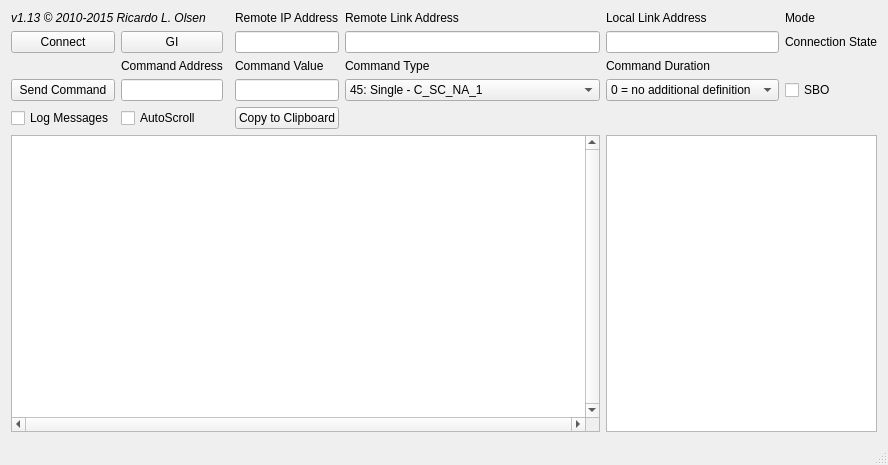
<?xml version="1.0" encoding="UTF-8"?>
<ui version="4.0">
 <class>MainWindow</class>
 <widget class="QMainWindow" name="MainWindow">
  <property name="geometry">
   <rect>
    <x>0</x>
    <y>0</y>
    <width>870</width>
    <height>465</height>
   </rect>
  </property>
  <property name="windowTitle">
   <string>MainWindow</string>
  </property>
  <widget class="QWidget" name="centralWidget">
   <layout class="QGridLayout" name="gridLayout">
    <item row="2" column="0">
     <widget class="QPushButton" name="pbConnect">
      <property name="text">
       <string>Connect</string>
      </property>
     </widget>
    </item>
    <item row="2" column="6">
     <widget class="QLabel" name="lbStatus">
      <property name="text">
       <string>Connection State</string>
      </property>
     </widget>
    </item>
    <item row="7" column="0" colspan="5">
     <widget class="QListWidget" name="lwLog">
      <property name="sizePolicy">
       <sizepolicy hsizetype="Expanding" vsizetype="Expanding">
        <horstretch>0</horstretch>
        <verstretch>0</verstretch>
       </sizepolicy>
      </property>
      <property name="font">
       <font>
        <family>Courier New</family>
        <pointsize>9</pointsize>
       </font>
      </property>
      <property name="verticalScrollBarPolicy">
       <enum>Qt::ScrollBarAlwaysOn</enum>
      </property>
      <property name="horizontalScrollBarPolicy">
       <enum>Qt::ScrollBarAlwaysOn</enum>
      </property>
      <property name="selectionMode">
       <enum>QAbstractItemView::NoSelection</enum>
      </property>
      <property name="resizeMode">
       <enum>QListView::Adjust</enum>
      </property>
      <property name="layoutMode">
       <enum>QListView::SinglePass</enum>
      </property>
     </widget>
    </item>
    <item row="1" column="3">
     <widget class="QLabel" name="label_2">
      <property name="text">
       <string>Remote IP Address</string>
      </property>
     </widget>
    </item>
    <item row="2" column="3">
     <widget class="QLineEdit" name="leIPRemoto"/>
    </item>
    <item row="7" column="5" colspan="2">
     <widget class="QTableWidget" name="twPontos"/>
    </item>
    <item row="2" column="1">
     <widget class="QPushButton" name="pbGI">
      <property name="text">
       <string>GI</string>
      </property>
     </widget>
    </item>
    <item row="2" column="4">
     <widget class="QLineEdit" name="leLinkAddress"/>
    </item>
    <item row="1" column="4">
     <widget class="QLabel" name="label_3">
      <property name="text">
       <string>Remote Link Address</string>
      </property>
     </widget>
    </item>
    <item row="2" column="5">
     <widget class="QLineEdit" name="leMasterAddress"/>
    </item>
    <item row="1" column="5">
     <widget class="QLabel" name="label_4">
      <property name="text">
       <string>Local Link Address</string>
      </property>
     </widget>
    </item>
    <item row="4" column="0">
     <widget class="QPushButton" name="pbSendCommandsButton">
      <property name="text">
       <string>Send Command</string>
      </property>
     </widget>
    </item>
    <item row="4" column="1">
     <widget class="QLineEdit" name="leCmdAddress"/>
    </item>
    <item row="4" column="4">
     <widget class="QComboBox" name="cbCmdAsdu">
      <item>
       <property name="text">
        <string>45: Single - C_SC_NA_1</string>
       </property>
      </item>
      <item>
       <property name="text">
        <string>46: Double - C_DC_NA_1</string>
       </property>
      </item>
      <item>
       <property name="text">
        <string>47: Reg. Step - C_RC_NA_1</string>
       </property>
      </item>
      <item>
       <property name="text">
        <string>58: Single with time tag - C_SC_TA_1</string>
       </property>
      </item>
      <item>
       <property name="text">
        <string>59: Double with time tag - C_DC_TA_1</string>
       </property>
      </item>
      <item>
       <property name="text">
        <string>60: Reg. Step with time tag - C_RC_TA_1</string>
       </property>
      </item>
     </widget>
    </item>
    <item row="4" column="3">
     <widget class="QLineEdit" name="leCmdValue"/>
    </item>
    <item row="3" column="1">
     <widget class="QLabel" name="label_5">
      <property name="text">
       <string>Command Address</string>
      </property>
     </widget>
    </item>
    <item row="3" column="3">
     <widget class="QLabel" name="label_6">
      <property name="text">
       <string>Command Value</string>
      </property>
     </widget>
    </item>
    <item row="3" column="4">
     <widget class="QLabel" name="label_7">
      <property name="text">
       <string>Command Type</string>
      </property>
     </widget>
    </item>
    <item row="4" column="5">
     <widget class="QComboBox" name="cbCmdDuration">
      <item>
       <property name="text">
        <string>0 = no additional definition</string>
       </property>
      </item>
      <item>
       <property name="text">
        <string>1 = short pulse</string>
       </property>
      </item>
      <item>
       <property name="text">
        <string>2 = long pulse</string>
       </property>
      </item>
      <item>
       <property name="text">
        <string>3 = persistent output</string>
       </property>
      </item>
     </widget>
    </item>
    <item row="3" column="5">
     <widget class="QLabel" name="label_8">
      <property name="text">
       <string>Command Duration</string>
      </property>
     </widget>
    </item>
    <item row="4" column="6">
     <widget class="QCheckBox" name="cbSBO">
      <property name="text">
       <string>SBO</string>
      </property>
     </widget>
    </item>
    <item row="1" column="6">
     <widget class="QLabel" name="lbMode">
      <property name="text">
       <string>Mode</string>
      </property>
     </widget>
    </item>
    <item row="6" column="0">
     <widget class="QCheckBox" name="cbLog">
      <property name="text">
       <string>Log Messages</string>
      </property>
     </widget>
    </item>
    <item row="6" column="1">
     <widget class="QCheckBox" name="cbAutoScroll">
      <property name="text">
       <string>AutoScroll</string>
      </property>
      <property name="checked">
       <bool>false</bool>
      </property>
     </widget>
    </item>
    <item row="1" column="0" colspan="3">
     <widget class="QLabel" name="lbCopyright">
      <property name="font">
       <font>
        <italic>true</italic>
       </font>
      </property>
      <property name="text">
       <string>v1.13 © 2010-2015 Ricardo L. Olsen</string>
      </property>
     </widget>
    </item>
    <item row="6" column="3">
     <widget class="QPushButton" name="pbCopyClipb">
      <property name="text">
       <string>Copy to Clipboard</string>
      </property>
     </widget>
    </item>
   </layout>
  </widget>
  <widget class="QMenuBar" name="menuBar">
   <property name="geometry">
    <rect>
     <x>0</x>
     <y>0</y>
     <width>870</width>
     <height>21</height>
    </rect>
   </property>
  </widget>
  <widget class="QStatusBar" name="statusBar"/>
 </widget>
 <layoutdefault spacing="6" margin="11"/>
 <resources/>
 <connections/>
</ui>
